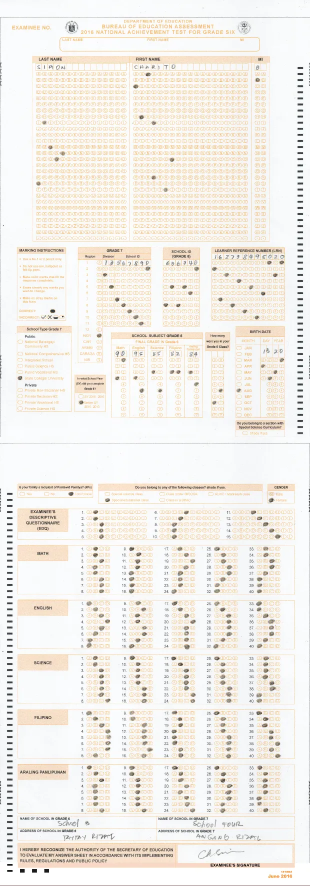
#> input picture apps/api-cloud/cloud_storage/proxies/1d2dca4006b76b9a77710b770ad3f79a7c3996e0c3fa456cd02cd235e9484305_proxy.webp, 620 x 1772 px (shown at 1/2 size)
$ python -i omr.py   (imports and definitions only)
#> lines starting #> are read from the running program, lines starting #| are printed output that depends on the picture; after the words box and inside, x2 and y2 are one past the last pixel; in counts of white or black regions, pixels touching at a corner belong together
#> in process_scan, img is the input picture: shape (1772, 620, 3); mean B, G, R 232.8, 238.8, 242.7
import cv2
import numpy as np
from typing import Dict, Any, List, Optional, Tuple
import hashlib
from pathlib import Path
import json

class OMRService:
    """
    Production OMR Processing Service.
    Handles image normalization, anchor-point alignment, bubble detection, and scoring.
    """

    def __init__(self):
        # Configuration thresholds
        self.FILL_THRESHOLD = 0.55
        self.REVIEW_THRESHOLD = 0.70
        self.DOMINANCE_GAP = 0.07
        self.ROI_SIZE = (14, 14)

        # Ideal Anchor Coordinates
        self.IDEAL_CORNERS = np.array([[100, 100], [2400, 100], [100, 3400], [2400, 3400]], dtype="float32")

        # Constants
        self.ROWS = ["A","B","C","D","E","F","G","H","I","J","K","L","M","N","O","P","Q","R","S","T","U","V","W","X","Y","Z","Ñ","-"]
        self.MONTH_ROWS = ["JAN","FEB","MAR","APR","MAY","JUN","JUL","AUG","SEP","OCT","NOV","DEC"]
        self.SUBJECTS = ["math", "english", "science", "filipino", "ap"]

        self.REGION_ROWS = ["REGION I", "REGION II", "REGION III", "REGION IV-A", "REGION V", "REGION VI", "REGION VII", "REGION VIII", "REGION IX", "REGION X", "REGION XI", "REGION XII", "NCR", "CAR", "BARMM", "CARAGA", "NIR"]
        self.SCHOOL_TYPE_ROWS = ["National Barangay/Community HS", "National Comprehensive HS", "Integrated School", "Public Science HS", "Public Vocational HS", "State College/University", "Private Non-Sectarian HS", "Private Sectarian HS", "Private Vocational HS", "Private Science HS"]
        self.SPECIAL_CLASSES = ["Special science class", "Special educational class", "Class under MISOSA", "Class in a BRAC", "ALIVE / Madrasah class"]

    def calculate_sha256(self, file_path: Path) -> str:
        sha256_hash = hashlib.sha256()
        with open(file_path, "rb") as f:
            for byte_block in iter(lambda: f.read(4096), b""):
                sha256_hash.update(byte_block)
        return sha256_hash.hexdigest()

    def preprocess_image(self, img: np.ndarray) -> np.ndarray:
        gray = cv2.cvtColor(img, cv2.COLOR_BGR2GRAY)
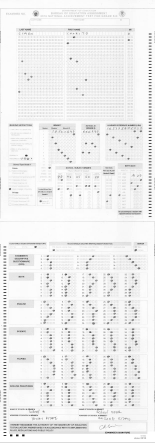
#> gray: shape (1772, 620) (shown at 1/4 size); min 12, max 255, mean 239.4
        gray = cv2.GaussianBlur(gray, (5, 5), 0)
        _, thresh = cv2.threshold(gray, 0, 255, cv2.THRESH_BINARY_INV + cv2.THRESH_OTSU)
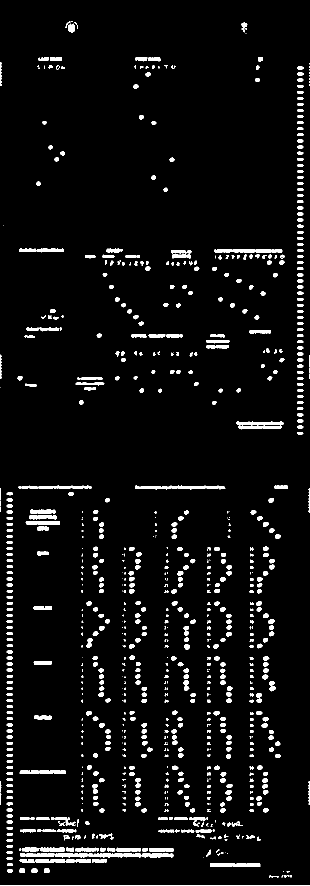
#> thresh: shape (1772, 620) (shown at 1/2 size); 5.1% white; 903 white regions (244 under 20 px)
        return thresh

    def find_anchors(self, thresh: np.ndarray) -> Optional[np.ndarray]:
        contours, _ = cv2.findContours(thresh, cv2.RETR_EXTERNAL, cv2.CHAIN_APPROX_SIMPLE)
#> contours = 903 contours, 323 with area under 20; largest, box (x1, y1, x2, y2) and area: (270, 971, 451, 979) 768, (420, 1726, 521, 1734) 607, (177, 1707, 283, 1715) 596, (37, 971, 184, 978) 550, (473, 843, 568, 851) 455
        candidates = []
        for cnt in contours:
            approx = cv2.approxPolyDP(cnt, 0.02 * cv2.arcLength(cnt, True), True)
            if len(approx) == 4:
                x, y, w, h = cv2.boundingRect(approx)
                aspect_ratio = w / float(h)
                if 0.8 <= aspect_ratio <= 1.2 and 40 < w < 150:
                    area = cv2.contourArea(cnt)
                    if area > 1000: candidates.append(approx)
#> this loop made 903 passes
#> (approx, x, y, w, h, aspect_ratio) on passes 14, 34, 37, 42: ([[420, 1727], [421, 1733], [520, 1732], [518, 1726]], 420, 1726, 101, 8, 12.62), ([[298, 1698], [300, 1703], [346, 1702], [345, 1696]], 298, 1696, 49, 8, 6.12), ([[233, 1697], [236, 1703], [280, 1702], [281, 1696]], 233, 1696, 49, 8, 6.12), ([[81, 1696], [82, 1702], [128, 1702], [127, 1695]], 81, 1695, 48, 8, 6)
#> after the loop, candidates = []
        if len(candidates) < 4: return None
        points = np.array([c.reshape(4, 2).mean(axis=0) for c in candidates])
        rect = np.zeros((4, 2), dtype="float32")
        s = points.sum(axis=1)
        rect[0] = points[np.argmin(s)]
        rect[3] = points[np.argmax(s)]
        diff = np.diff(points, axis=1)
        rect[1] = points[np.argmin(diff)]
        rect[2] = points[np.argmax(diff)]
        return rect

    def align_image(self, img: np.ndarray, detected_corners: np.ndarray) -> np.ndarray:
        M = cv2.getPerspectiveTransform(detected_corners, self.IDEAL_CORNERS)
        return cv2.warpPerspective(img, M, (2500, 3500))

    def detect_single_bubble(self, thresh: np.ndarray, x: int, y: int) -> float:
        x1, x2, y1, y2 = int(x-7), int(x+7), int(y-7), int(y+7)
        roi = thresh[y1:y2, x1:x2]
        if roi.size == 0: return 0.0
        mask = np.zeros(roi.shape, dtype=np.uint8)
        cv2.circle(mask, (7, 7), 7, 255, -1)
        dark_pixels = cv2.countNonZero(cv2.bitwise_and(roi, mask))
        return round(dark_pixels / float(roi.size), 2)

    def detect_grid(self, thresh: np.ndarray, grid: Dict[int, Dict[str, Tuple[int, int]]]) -> Dict[int, Dict[str, Any]]:
        detailed = {}
        for col in sorted(grid.keys()):
            scores = {label: self.detect_single_bubble(thresh, x, y) for label, (x, y) in grid[col].items()}
            sorted_scores = sorted(scores.items(), key=lambda x: x[1], reverse=True)
            if not sorted_scores:
                detailed[col] = {"selected": None, "confidence": 0.0, "status": "blank", "scores": scores}
                continue
            top_label, top_score = sorted_scores[0]
            second_score = sorted_scores[1][1] if len(sorted_scores) > 1 else 0
            if top_score < self.FILL_THRESHOLD: status, selected = "blank", None
            elif (top_score - second_score) >= self.DOMINANCE_GAP: status, selected = "single", top_label
            else: status, selected = "multi", None
            detailed[col] = {"selected": selected, "confidence": top_score, "status": status, "scores": scores}
#> this loop made 15 passes
#> (top_label, top_score, second_score) on passes 1 to 3: ('X', 0.48, 0.22), ('D', 0.27, 0.19), ('W', 0.34, 0.01)
        return detailed

    def aggregate_text_field(self, details: Dict[int, Dict[str, Any]]) -> Dict[str, Any]:
        selected_chars, confidences = [], []
        has_multi, last_selected_col = False, -1
        for col in sorted(details.keys()):
            if details[col]["selected"] is not None: last_selected_col = col
#> this loop made 15 passes
        for col in sorted(details.keys()):
            if col > last_selected_col: continue
            d = details[col]
            if d["status"] == "multi": has_multi = True
            selected_chars.append(str(d["selected"]) if d["selected"] is not None else " ")
            if d["selected"] is not None: confidences.append(d["confidence"])
        answer = "".join(selected_chars).strip()
        avg_conf = sum(confidences) / len(confidences) if confidences else 0.0
        review_required = has_multi or (avg_conf < self.REVIEW_THRESHOLD) or (not answer)
        return {"answer": answer, "confidence": round(avg_conf, 2), "review_required": review_required, "details": details}

    # --- GRID BUILDERS ---
    def build_last_name_grid(self):
        X_POINTS = [307, 356, 403, 451, 501, 549, 598, 646, 695, 744, 793, 841, 890, 939, 987]
        return {i: {self.ROWS[r]: (x, int(596.26 + r * 48.55)) for r in range(len(self.ROWS))} for i, x in enumerate(X_POINTS)}

    def build_first_name_grid(self):
        X_POINTS = [1085, 1133, 1181, 1230, 1279, 1328, 1376, 1424, 1474, 1523, 1571, 1620, 1668, 1717, 1764, 1813, 1862, 1910, 1959]
        return {i: {self.ROWS[r]: (x, int(596.21 + r * 48.55)) for r in range(len(self.ROWS))} for i, x in enumerate(X_POINTS)}

    def build_mi_grid(self):
        X_POINTS = [2058, 2106]
        return {i: {self.ROWS[r]: (x, int(596.21 + r * 48.55)) for r in range(len(self.ROWS))} for i, x in enumerate(X_POINTS)}

    def build_lrn_grid(self):
        X_POINTS = [1715, 1764, 1813, 1862, 1910, 1958, 2006, 2056, 2105, 2153, 2203, 2251]
        return {i: {str(r): (x, int(2103 + r * 48.55)) for r in range(10)} for i, x in enumerate(X_POINTS)}

    def build_birthdate_month_grid(self):
        return {0: {self.MONTH_ROWS[r]: (1910, int(2783 + r * 48.63)) for r in range(12)}}

    def build_birthdate_day_grid(self):
        return {0: {str(r): (2105, int(2880 + r * 49.0)) for r in range(4)}, 1: {str(r): (2154, int(2879 + r * 49.0)) for r in range(10)}}

    def build_birthdate_year_grid(self):
        return {0: {str(r): (2202, int(2879 + r * 48.88)) for r in range(10)}, 1: {str(r): (2251, int(2880 + r * 48.88)) for r in range(10)}}

    def build_ssc_grid(self):
        return {0: {"SELECTED": (1958, 3462)}}

    def build_curr_region_grid(self):
        return {0: {self.REGION_ROWS[r]: (793, int(2104 + r * 48.43)) for r in range(len(self.REGION_ROWS))}}

    def build_curr_division_grid(self):
        return {i: {str(r): (x, int(2150 + r * 48.66)) for r in range(10)} for i, x in enumerate([841, 890])}

    def build_curr_school_id_grid(self):
        return {i: {str(r): (x, int(2150 + r * 48.77)) for r in range(10)} for i, x in enumerate([939, 986, 1035, 1084, 1132, 1182])}

    def build_curr_school_type_grid(self):
        POINTS = [(159, 2734), (159, 2831), (159, 2881), (159, 2930), (159, 2976), (159, 3025), (159, 3122), (159, 3173), (159, 3220), (159, 3267)]
        return {0: {self.SCHOOL_TYPE_ROWS[i]: pt for i, pt in enumerate(POINTS)}}

    def build_prev_school_id_grid(self):
        return {i: {str(r): (x, int(2151 + r * 48.66)) for r in range(10)} for i, x in enumerate([1327, 1376, 1426, 1473, 1522, 1571])}

    def build_prev_final_grade_grid(self):
        COL_X = [938, 987, 1084, 1134, 1230, 1279, 1375, 1425, 1522, 1570]
        TENS_Y = [int(2879 + i * 49.0) for i in range(4)]
        ONES_Y = [int(2879 + i * 48.77) for i in range(10)]
        return {sub: {0: {str(r+6): (COL_X[i*2], TENS_Y[r]) for r in range(4)}, 1: {str(r): (COL_X[i*2+1], ONES_Y[r]) for r in range(10)}} for i, sub in enumerate(self.SUBJECTS)}

    def build_prev_school_year_grid(self):
        return {0: {"SY 2015-2016": (646, 3173), "Before SY 2015-2016": (646, 3221)}}

    def build_prev_class_size_grid(self):
        return {0: {str(r): (1716, int(2881 + r * 48.66)) for r in range(10)}, 1: {str(r): (1764, int(2880 + r * 48.55)) for r in range(10)}}

    def build_gender_grid(self):
        return {0: {"Male": (2172, 3951), "Female": (2173, 3999)}}

    def build_4ps_grid(self):
        return {0: {"Yes": (178, 3951), "No": (373, 3950), "I don't know": (568, 3952)}}

    def build_special_class_grid(self):
        return {0: {self.SPECIAL_CLASSES[i]: pt for i, pt in enumerate([(859, 3949), (859, 3999), (1297, 3950), (1296, 3998), (1685, 3950)])}}

    def build_subject_grid(self, subject_idx: int):
        all_subject_clicks = [(714,4391), (715,4731), (1055,4390), (1394,4391), (1736,4391), (2076,4390), (714,4830), (713,5169), (1054,4828), (1395,4829), (1735,4828), (2077,4828), (714,5265), (714,5607), (1056,5265), (1396,5265), (1736,5265), (2076,5265), (715,5703), (715,6044), (1056,5703), (1394,5703), (1735,5703), (2076,5703), (714,6140), (713,6481), (1055,6140), (1395,6141), (1736,6142), (2076,6141)]
        clicks = all_subject_clicks[subject_idx*6 : (subject_idx+1)*6]
        q1A, q8A = clicks[0], clicks[1]
        base_y, row_spacing = q1A[1], (q8A[1] - q1A[1]) / 7.0
        grid = {}
        for block_idx, x_origin in enumerate([clicks[0][0], clicks[2][0], clicks[3][0], clicks[4][0], clicks[5][0]]):
            for i in range(8):
                q_num = block_idx * 8 + 1 + i
                grid[q_num] = {chr(ord('A') + j): (int(x_origin + j * 48), int(base_y + i * row_spacing)) for j in range(4)}
        return grid

    def process_scan(self, image_path: Path) -> Dict[str, Any]:
        img = cv2.imread(str(image_path))
        if img is None: raise ValueError(f"Could not load image at {image_path}")
        sha256 = self.calculate_sha256(image_path)
        thresh_initial = self.preprocess_image(img)
        corners = self.find_anchors(thresh_initial)
        if corners is not None:
            img = self.align_image(img, corners)
            thresh = self.preprocess_image(img)
            cv2.imwrite(str(image_path), img)
        else: thresh = thresh_initial

        info = {
            "last_name": self.aggregate_text_field(self.detect_grid(thresh, self.build_last_name_grid())),
            "first_name": self.aggregate_text_field(self.detect_grid(thresh, self.build_first_name_grid())),
            "middle_initial": self.aggregate_text_field(self.detect_grid(thresh, self.build_mi_grid())),
            "lrn": self.aggregate_text_field(self.detect_grid(thresh, self.build_lrn_grid())),
            "birth_month": self.aggregate_text_field(self.detect_grid(thresh, self.build_birthdate_month_grid())),
            "birth_day": self.aggregate_text_field(self.detect_grid(thresh, self.build_birthdate_day_grid())),
            "birth_year": self.aggregate_text_field(self.detect_grid(thresh, self.build_birthdate_year_grid())),
            "ssc": self.aggregate_text_field(self.detect_grid(thresh, self.build_ssc_grid())),
            "gender": self.aggregate_text_field(self.detect_grid(thresh, self.build_gender_grid())),
            "four_ps": self.aggregate_text_field(self.detect_grid(thresh, self.build_4ps_grid())),
            "special_classes": self.aggregate_text_field(self.detect_grid(thresh, self.build_special_class_grid()))
        }
#> the loop in detect_grid (call 2), `for col in sorted(grid.keys()):` made 19 passes
#> the loop in aggregate_text_field (call 2), `for col in sorted(details.keys()):` made 19 passes

        info["current_school"] = {
            "region": self.aggregate_text_field(self.detect_grid(thresh, self.build_curr_region_grid())),
            "division": self.aggregate_text_field(self.detect_grid(thresh, self.build_curr_division_grid())),
            "school_id": self.aggregate_text_field(self.detect_grid(thresh, self.build_curr_school_id_grid())),
            "school_type": self.aggregate_text_field(self.detect_grid(thresh, self.build_curr_school_type_grid()))
        }

        prev_grades = {}
        prev_grade_grids = self.build_prev_final_grade_grid()
        for sub in self.SUBJECTS:
            prev_grades[sub] = self.aggregate_text_field(self.detect_grid(thresh, prev_grade_grids[sub]))

        info["previous_school"] = {
            "school_id": self.aggregate_text_field(self.detect_grid(thresh, self.build_prev_school_id_grid())),
            "school_year": self.aggregate_text_field(self.detect_grid(thresh, self.build_prev_school_year_grid())),
            "class_size": self.aggregate_text_field(self.detect_grid(thresh, self.build_prev_class_size_grid())),
            "grades": prev_grades
        }

        answers = {}
        for i, sub in enumerate(self.SUBJECTS):
            grid = self.build_subject_grid(i)
            sub_res = {}
            for q_num, choices in grid.items():
                scores = {c: self.detect_single_bubble(thresh, x, y) for c, (x, y) in choices.items()}
                sorted_q = sorted(scores.items(), key=lambda x: x[1], reverse=True)
                top_c, top_s = sorted_q[0] if sorted_q else (None, 0.0)
                sec_s = sorted_q[1][1] if len(sorted_q) > 1 else 0.0
                rev = (top_s < 0.20) or ((top_s - sec_s) < self.DOMINANCE_GAP)
                sub_res[str(q_num)] = {"answer": top_c if top_s >= 0.20 else None, "confidence": top_s, "review_required": rev, "scores": scores}
            answers[sub] = sub_res

        def check_review(d):
            if isinstance(d, dict) and "review_required" in d and d["review_required"]: return True
            if isinstance(d, dict):
                for v in d.values():
                    if check_review(v): return True
#> this loop made 1 pass
            return False

        overall_rev = check_review(info)

        # --- ERRORED SHEET DETECTION (Plan Step 2) ---
        total_fields = 0
        confident_fields = 0

        # 1. Count personal info fields
        def count_info_fields(d):
            nonlocal total_fields, confident_fields
            if isinstance(d, dict) and "confidence" in d and "review_required" in d:
                total_fields += 1
                if not d["review_required"] and d["confidence"] >= self.REVIEW_THRESHOLD:
                    confident_fields += 1
                return
            if isinstance(d, dict):
                for v in d.values():
                    count_info_fields(v)
#> this loop made 13 passes

        count_info_fields(info)

        # 2. Count answers
        for sub in self.SUBJECTS:
            for q_num, res in answers[sub].items():
                total_fields += 1
                if not res["review_required"] and res["confidence"] >= self.REVIEW_THRESHOLD:
                    confident_fields += 1

        recognized_ratio = round(confident_fields / total_fields, 4) if total_fields > 0 else 0.0

        return {
            "original_sha": sha256,
            "status": "success",
            "confidence": info["last_name"]["confidence"],
            "review_required": overall_rev,
            "recognized_ratio": recognized_ratio,
            "data": {"student_info": info, "answers": answers}
        }

omr_service = OMRService()

>>> result = OMRService().process_scan('../../../api-cloud/cloud_storage/proxies/1d2dca4006b76b9a77710b770ad3f79a7c3996e0c3fa456cd02cd235e9484305_proxy.webp')

$ run again, on apps/api-cloud/cloud_storage/proxies/20a4a66106b9ba0669a44f02033f642067e34d4ec2d5ea3f301f59472ed18fb5_proxy.webp
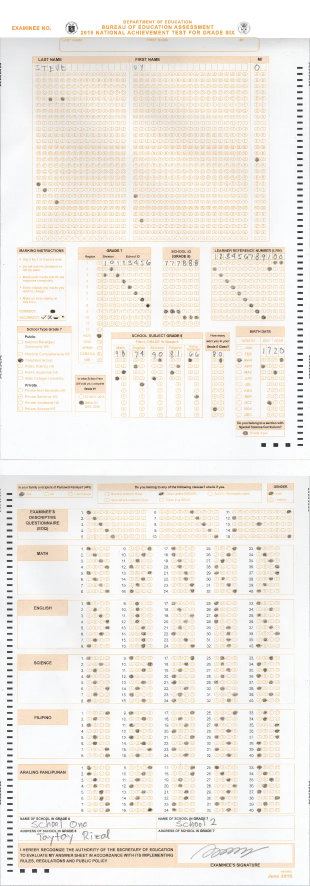
#> input picture apps/api-cloud/cloud_storage/proxies/20a4a66106b9ba0669a44f02033f642067e34d4ec2d5ea3f301f59472ed18fb5_proxy.webp, 620 x 1772 px (shown at 1/2 size)
#> in process_scan, img is the input picture: shape (1772, 620, 3); mean B, G, R 230.3, 237.1, 241.9
#> in preprocess_image, `gray = cv2.cvtColor(img, cv2.COLOR_BGR2GRAY)`:
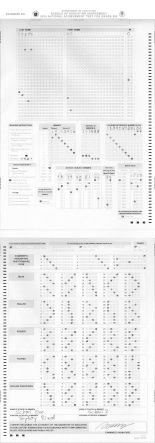
#> gray: shape (1772, 620) (shown at 1/4 size); min 2, max 255, mean 237.8
#> in preprocess_image, `_, thresh = cv2.threshold(gray, 0, 255, cv2.THRESH_BINARY_INV + cv2.TH..`:
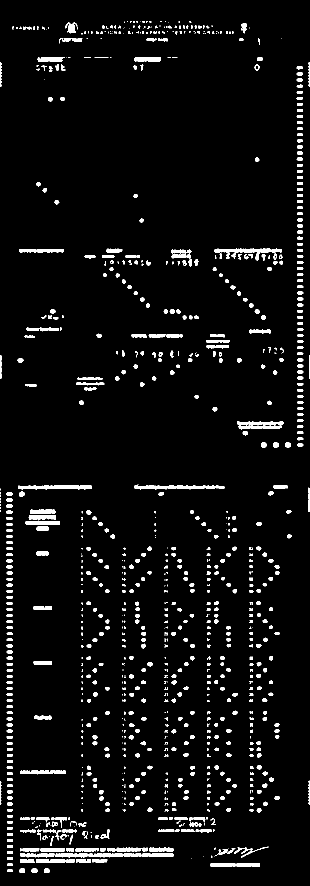
#> thresh: shape (1772, 620) (shown at 1/2 size); 4.9% white; 1022 white regions (349 under 20 px)
#> contours = 1022 contours, 425 with area under 20; largest, box (x1, y1, x2, y2) and area: (268, 970, 450, 979) 862, (36, 970, 184, 979) 839, (429, 497, 509, 518) 494, (38, 498, 128, 505) 476, (51, 1041, 119, 1050) 458
#> the loop in find_anchors, `for cnt in contours:` made 1022 passes
#> (approx, x, y, w, h, aspect_ratio) on passes 6, 17, 18, 37, 39: ([[472, 1728], [474, 1733], [519, 1733], [518, 1726]], 472, 1726, 48, 8, 6), ([[247, 1708], [248, 1713], [282, 1712], [281, 1707]], 247, 1707, 36, 7, 5.14), ([[187, 1713], [244, 1713], [245, 1708], [189, 1707]], 187, 1707, 59, 7, 8.43), ([[299, 1702], [346, 1701], [345, 1696], [300, 1695]], 299, 1695, 48, 8, 6), ([[233, 1701], [279, 1702], [282, 1696], [235, 1695]], 233, 1695, 50, 8, 6.25)
#> after the loop in find_anchors, `for cnt in contours:`: candidates = []
#> the loop in detect_grid, `for col in sorted(grid.keys()):` made 15 passes
#> (top_label, top_score, second_score) on passes 1 to 3: ('X', 0.42, 0.1), ('L', 0.25, 0.2), ('W', 0.29, 0.04)
#> the loop in aggregate_text_field, `for col in sorted(details.keys()):` made 15 passes
#> the loop in detect_grid (call 2), `for col in sorted(grid.keys()):` made 19 passes
#> the loop in aggregate_text_field (call 2), `for col in sorted(details.keys()):` made 19 passes
#> the loop in check_review, `for v in d.values():` made 1 pass
#> the loop in count_info_fields, `for v in d.values():` made 13 passes

$ run again, on apps/api-cloud/cloud_storage/proxies/c7f53eab1ddfaece94ca1ddff05a9d153d13e5d2698cc256e65d7c9d2662f1aa_proxy.webp
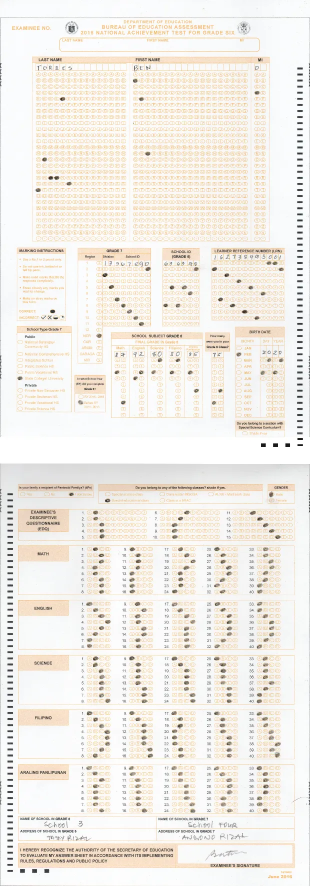
#> input picture apps/api-cloud/cloud_storage/proxies/c7f53eab1ddfaece94ca1ddff05a9d153d13e5d2698cc256e65d7c9d2662f1aa_proxy.webp, 620 x 1772 px (shown at 1/2 size)
#> in process_scan, img is the input picture: shape (1772, 620, 3); mean B, G, R 231, 237.8, 242.1
#> in preprocess_image, `gray = cv2.cvtColor(img, cv2.COLOR_BGR2GRAY)`:
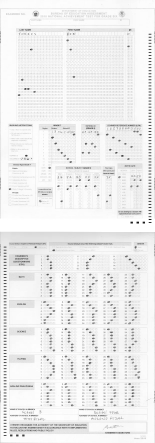
#> gray: shape (1772, 620) (shown at 1/4 size); min 4, max 255, mean 238.3
#> in preprocess_image, `_, thresh = cv2.threshold(gray, 0, 255, cv2.THRESH_BINARY_INV + cv2.TH..`:
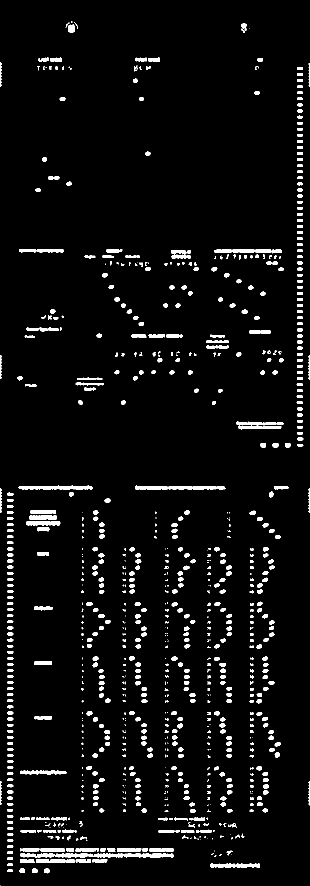
#> thresh: shape (1772, 620) (shown at 1/2 size); 4.8% white; 920 white regions (286 under 20 px)
#> contours = 920 contours, 367 with area under 20; largest, box (x1, y1, x2, y2) and area: (270, 971, 451, 980) 914, (37, 971, 185, 980) 796, (52, 1042, 121, 1051) 456, (38, 498, 128, 505) 423, (429, 498, 509, 506) 422
#> the loop in find_anchors, `for cnt in contours:` made 920 passes
#> (approx, x, y, w, h, aspect_ratio) on passes 6, 46, 49, 51: ([[473, 1728], [474, 1734], [519, 1734], [518, 1727]], 473, 1727, 47, 8, 5.88), ([[395, 1677], [395, 1678], [396, 1679], [396, 1677]], 395, 1677, 2, 3, 0.667), ([[382, 1675], [380, 1677], [381, 1677], [382, 1676]], 380, 1675, 3, 3, 1), ([[409, 1673], [409, 1675], [411, 1675], [411, 1673]], 409, 1673, 3, 3, 1)
#> after the loop in find_anchors, `for cnt in contours:`: candidates = []
#> the loop in detect_grid, `for col in sorted(grid.keys()):` made 15 passes
#> (top_label, top_score, second_score) on passes 1 to 3: ('X', 0.47, 0.27), ('W', 0.2, 0.19), ('W', 0.29, 0.04)
#> the loop in aggregate_text_field, `for col in sorted(details.keys()):` made 15 passes
#> the loop in detect_grid (call 2), `for col in sorted(grid.keys()):` made 19 passes
#> the loop in aggregate_text_field (call 2), `for col in sorted(details.keys()):` made 19 passes
#> the loop in check_review, `for v in d.values():` made 1 pass
#> the loop in count_info_fields, `for v in d.values():` made 13 passes
